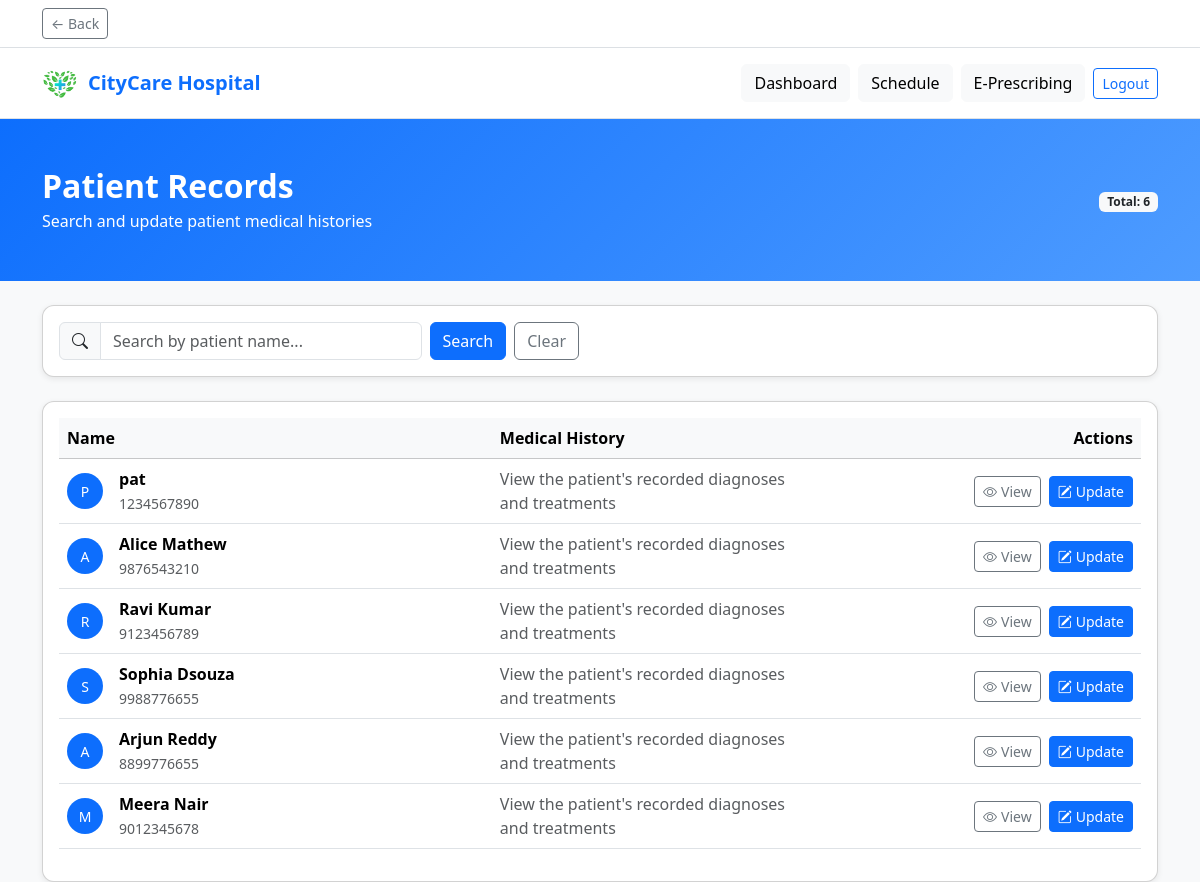
The page /doctor/patient-records/ on the database its author committed.
### hospital/models.py (models this page shows, shortened)
class Patient(models.Model):
	pname = models.CharField(max_length=100)
	dob = models.DateField(null=True, blank=True)
	gender = models.CharField(max_length=10, null=True, blank=True)
	contact = models.CharField(max_length=20)
	address = models.TextField()
	email = models.EmailField(unique=True)
	password = models.CharField(max_length=128)
	insurance_info = models.TextField(blank=True, null=True)

### hospital/views.py (the view)
# urls.py: path('doctor/patient-records/', views.patient_records, name='patient_records'),
def patient_records(request):
	from .models import Patient
	query = request.GET.get('q', '')
	if query:
		patients = Patient.objects.filter(pname__icontains=query)
	else:
		patients = Patient.objects.all()
	return render(request, 'doctor/patient_records.html', {'patients': patients, 'query': query})

### hospital/templates/doctor/patient_records.html (shortened to what this page needs)
{% load static %}
<!DOCTYPE html>
<html lang="en">
<head>
        <link href="https://cdn.jsdelivr.net/npm/bootstrap@5.3.2/dist/css/bootstrap.min.css" rel="stylesheet">
        <link href="https://cdn.jsdelivr.net/npm/bootstrap-icons/font/bootstrap-icons.css" rel="stylesheet">
</head>
<body>
    {% include 'components/back_bar.html' %}
    <header class="bg-white shadow-sm border-bottom">
        <div class="container py-3 d-flex justify-content-between align-items-center">
            <div class="d-flex align-items-center">
                <img src="{% static 'images/logo.png' %}" alt="Logo" style="height: 36px; width: 36px; margin-right: 10px;">
                <h1 class="h5 text-primary fw-bold mb-0">CityCare Hospital</h1>
            </div>
            <nav class="d-flex align-items-center gap-2">
                <a href="/doctor/dashboard/" class="btn btn-light">Dashboard</a>
                <a href="/doctor/appointment-schedule/" class="btn btn-light">Schedule</a>
                <a href="/doctor/e-prescribing/" class="btn btn-light">E-Prescribing</a>
                <button class="btn btn-outline-primary btn-sm" data-bs-toggle="modal" data-bs-target="#logoutModal">Logout</button>
            </nav>
        </div>
    </header>
    <section class="page-header py-5 mb-4">
        <div class="container d-flex flex-wrap justify-content-between align-items-center gap-3">
            <div>
                <h2 class="fw-bold mb-1">Patient Records</h2>
                <p class="mb-0">Search and update patient medical histories</p>
            </div>
            <div class="text-end">
                <span class="badge bg-light text-dark">Total: {{ patients|length }}</span>
            </div>
        </div>
    </section>
    <div class="container">
        <div class="card mb-4">
            <div class="card-body d-flex flex-wrap align-items-center justify-content-between gap-2">
                <form class="d-flex gap-2 search-input flex-grow-1" method="get">
                    <div class="input-group">
                        <span class="input-group-text bg-light"><i class="bi bi-search"></i></span>
                        <input type="text" class="form-control" name="q" value="{{ query }}" placeholder="Search by patient name...">
                    </div>
                    <button class="btn btn-primary" type="submit">Search</button>
                    <a class="btn btn-outline-secondary" href="/doctor/patient-records/">Clear</a>
                </form>
            </div>
        </div>
        <div class="card">
            <div class="card-body">
                <div class="table-responsive">
                    <table class="table table-hover align-middle">
                        <thead class="table-light">
                            <tr>
                                <th style="width:40%">Name</th>
                                <th style="width:30%">Medical History</th>
                                <th style="width:30%" class="text-end">Actions</th>
                            </tr>
                        </thead>
                        <tbody>
                            {% for patient in patients %}
                            <tr>
                                <td>
                                    <div class="d-flex align-items-center">
                                        <div class="rounded-circle bg-primary text-white d-flex justify-content-center align-items-center me-3" style="width:36px; height:36px;">
                                            <span class="small">{{ patient.pname|first|upper }}</span>
                                        </div>
                                        <div>
                                            <div class="fw-semibold">{{ patient.pname }}</div>
                                            {% if patient.contact %}<small class="text-muted">{{ patient.contact }}</small>{% endif %}
                                        </div>
                                    </div>
                                </td>
                                <td>
                                    <span class="text-muted">View the patient's recorded diagnoses and treatments</span>
                                </td>
                                <td class="text-end">
                                    <div class="d-inline-flex gap-2">
                                        <a href="/patient/medical-history/?name={{ patient.pname }}" class="btn btn-outline-secondary btn-sm"><i class="bi bi-eye me-1"></i>View</a>
                                        <a href="/doctor/update-medical-history/{{ patient.id }}/" class="btn btn-primary btn-sm"><i class="bi bi-pencil-square me-1"></i>Update</a>
                                    </div>
                                </td>
                            </tr>
                            {% empty %}
                            <tr>
                                <td colspan="3" class="text-center text-muted py-3">No patients found.</td>
                            </tr>
                            {% endfor %}
                        </tbody>
                    </table>
                </div>
            </div>
        </div>
    </div>
</body>
</html>

### hospital/templates/doctor/patient_records.html (style rules this page uses)
body { background-color: #f8f9fa; }
.card { border-radius: 12px; box-shadow: 0 2px 6px rgba(0,0,0,0.08); }
.page-header { background: linear-gradient(135deg, #0d6efd, #4e9cff); color: #fff; }
.search-input { max-width: 520px; }

### rows shown on the page
Patient: pname|first "P", pname "pat", contact "1234567890"
Patient: pname|first "A", pname "Alice Mathew", contact "9876543210"
Patient: pname|first "R", pname "Ravi Kumar", contact "9123456789"
Patient: pname|first "S", pname "Sophia Dsouza", contact "9988776655"
Patient: pname|first "A", pname "Arjun Reddy", contact "8899776655"
Patient: pname|first "M", pname "Meera Nair", contact "9012345678"

### other values the page prints
{{ patients|length }} "6"
